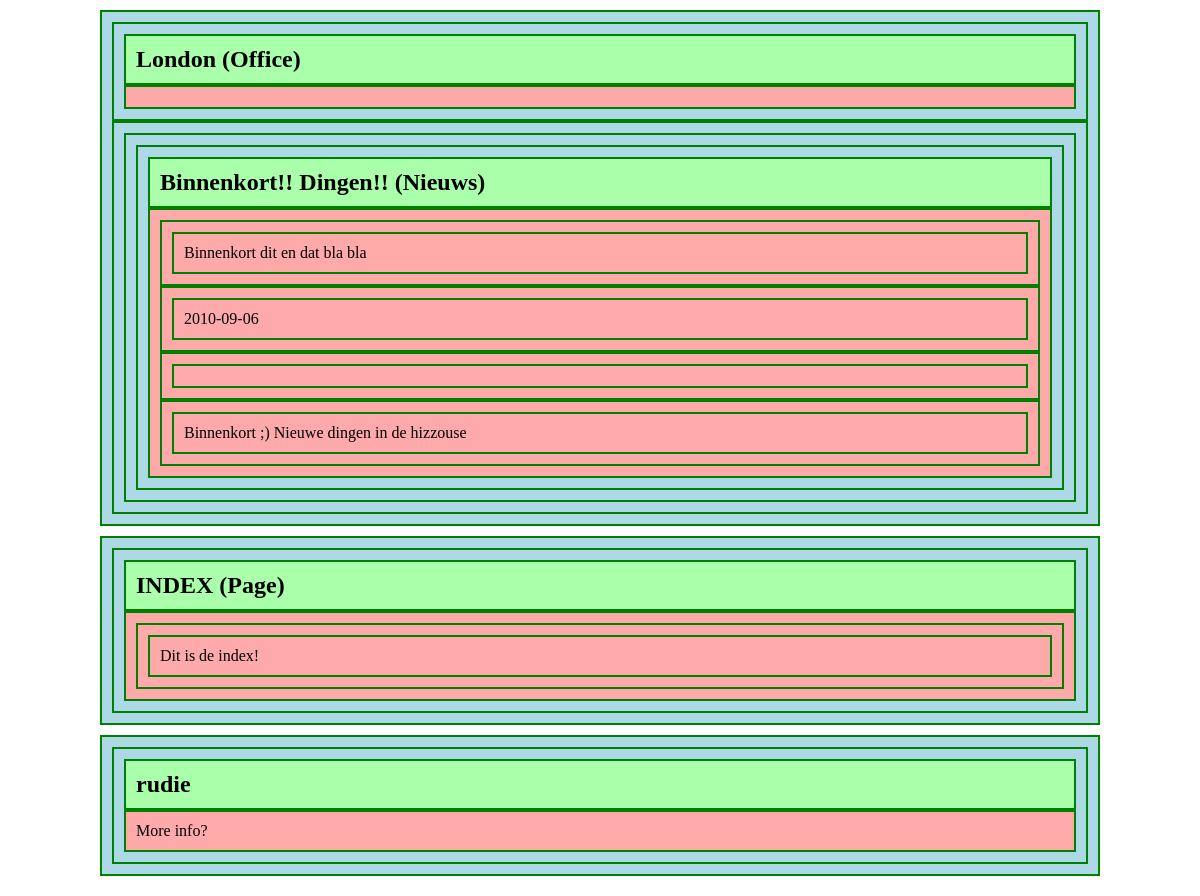
The page / on the database its author committed.
### tables this page shows
CREATE TABLE IF NOT EXISTS `regioned_blocks` (
  `region_id` int(10) unsigned NOT NULL,
  `block_id` int(10) unsigned NOT NULL,
  `o` int(11) NOT NULL DEFAULT '0',
  `condition_type` enum('always','except_on','only_on','if_true') NOT NULL DEFAULT 'always',
  `condition_value` text NOT NULL,
  PRIMARY KEY (`region_id`,`block_id`)
);

CREATE TABLE IF NOT EXISTS `nodes` (
  `id` int(10) unsigned NOT NULL AUTO_INCREMENT,
  `title` varchar(200) NOT NULL,
  `node_type_id` int(10) unsigned NOT NULL,
  `category_id` int(10) unsigned DEFAULT NULL,
  `use_node_template` varchar(60) NOT NULL DEFAULT '',
  `use_page_template` varchar(60) NOT NULL DEFAULT '',
  PRIMARY KEY (`id`),
  KEY `category_id` (`category_id`),
  KEY `node_type_id` (`node_type_id`)
);

CREATE TABLE IF NOT EXISTS `node_types` (
  `id` int(10) unsigned NOT NULL AUTO_INCREMENT,
  `node_type` varchar(40) NOT NULL,
  `node_type_name` varchar(40) NOT NULL,
  PRIMARY KEY (`id`),
  UNIQUE KEY `node_type` (`node_type`)
);

CREATE TABLE IF NOT EXISTS `node_type_fields` (
  `id` int(10) unsigned NOT NULL AUTO_INCREMENT,
  `node_type_id` int(10) unsigned NOT NULL,
  `field_machine_name` varchar(40) NOT NULL,
  `field_title` varchar(60) NOT NULL,
  `field_description` text NOT NULL,
  `field_type` varchar(40) NOT NULL,
  `mandatory` tinyint(1) unsigned NOT NULL DEFAULT '1',
  `input_format` text NOT NULL,
  `o` tinyint(3) unsigned NOT NULL DEFAULT '0',
  PRIMARY KEY (`id`),
  UNIQUE KEY `node_type_id` (`node_type_id`,`field_machine_name`)
);

CREATE TABLE IF NOT EXISTS `users` (
  `id` int(11) NOT NULL AUTO_INCREMENT,
  `username` varchar(60) NOT NULL,
  `created_on` int(11) DEFAULT NULL,
  `created_by` int(11) DEFAULT NULL,
  PRIMARY KEY (`id`)
);

### source/logic/inc.cls.renderable.php (called while the page is built, shortened)
<?php
class Renderable {
	static public function render_with_vars( $tpl, $vars ) {
		extract($vars);
		include($tpl);
	}
}

### public_html/index.php (called while the page is built, shortened)
<?php
require_once('cfg_db.php');
$szUrlPath = reset(explode('?', $_SERVER['REQUEST_URI'], 2));
$url_path = array($szUrlPath);
$routes = $db->select('routes', "active = 1 ORDER BY id DESC");
foreach ( $routes AS $r ) {
	if ( 0 < preg_match($r->from_regexp, $szUrlPath) ) {
		$szUrlPath = $r->to_url_path;
		$url_path[] = $szUrlPath;
		break;
	}
}
if ( ($page = $db->select('url_paths', "from_url_path = '".$db->escape($szUrlPath)."'")) ) {
	$szUrlPath = $page[0]->to_url_path;
	$url_path[] = $szUrlPath;
}
require_once('../source/logic/inc.cls.renderable.php');
require_once('../source/logic/inc.cls.page.php');
require_once('../source/logic/inc.cls.node.php');
require_once('../source/logic/inc.cls.block.php');
require_once('../source/logic/inc.cls.user.php');
require_once('../source/logic/inc.cls.view.php');
require_once('../source/logic/inc.cls.datetime.php');
if ( 0 < preg_match('#^/node/(\d+)/?#', $szUrlPath, $parrMatches) ) {
	$page = node::load((int)$parrMatches[1]);
}
$page->is_page = true;
$page->render_as_page();

### _config/cfg_db.php (called while the page is built)
<?php
require_once(CMS2_MVC3_ROOT.'/source/include/models/db/inc.cls.db_mysqli.php');
$db = new db_mysqli('localhost', 'cms2', 'cms2', 'cms2_default');

### source/include/mvc3/source/include/models/db/inc.cls.db_mysqli.php (called while the page is built, shortened)
<?php
require_once(dirname(__FILE__).'/inc.cls.db_generic.php');
class db_mysqli extends db_generic {
	protected $dbCon = null;
	public function __construct( $f_szHost, $f_szUser = '', $f_szPass = '', $f_szDb = '' ) {
		$this->dbCon = new mysqli($f_szHost, $f_szUser, $f_szPass, $f_szDb);
	}
	public function escape($v) {
		return $this->dbCon->real_escape_string((string)$v);
	}
	public function query( $f_szSqlQuery ) {
		$r = $this->dbCon->query($f_szSqlQuery);
		return $r;
	}
	public function fetch( $f_szSqlQuery, $f_szClass = null ) {
		$r = $this->query($f_szSqlQuery);
		$cb = array($r, 'fetch_object');
		$cl = $f_szClass && class_exists((string)$f_szClass, true) ? array((string)$f_szClass) : array();
		$a = array();
		while ( $l = call_user_func_array($cb, $cl) ) {
			$a[] = $l;
		}
		return $a;
	}
	public function fetch_by_field( $query, $field, $class = null ) {
		$r = $this->query($query);
		$cb = array($r, 'fetch_object');
		$cl = $class && class_exists((string)$class, true) ? array((string)$class) : array();
		$a = array();
		while ( $l = call_user_func_array($cb, $cl) ) {
			$a[$l->$field] = $l;
		}
		return $a;
	}
	public function select_by_field( $tbl, $field, $where = '', $f_szClass = null ) {
		$query = 'SELECT * FROM '.$tbl.( $where ? ' WHERE '.$where : '' ).';';
		return $this->fetch_by_field($query, $field, $f_szClass);
	}
}

### source/include/mvc3/source/include/models/db/inc.cls.db_generic.php (called while the page is built, shortened)
<?php
abstract class DB_Generic {
	public function escapeAndQuote($v) {
		return "'".$this->escape((string)$v)."'";
	}
	public function select($f_szTable, $f_szWhere = '') {
		return $this->fetch('SELECT * FROM '.$f_szTable.( $f_szWhere ? ' WHERE '.$f_szWhere : '' ).';');
	}
}

### source/logic/inc.cls.block.php (called while the page is built, shortened)
<?php
class Block extends Renderable {
	static public function load( $block ) {
		if ( is_object($block) ) {
			return new self($block);
		}
		return false;
	}
	public $block;
	public function __construct( $block ) {
		$this->block = $block;
	}
	public function source() {
		$content = call_user_func(array($this->block->type, 'load'), $this->block->content_source_id);
		return $content;
	}
	public function render() {
		$source = $this->source();
		$source->render_in_block();
	}
	public function available( $url_paths ) {
		switch ( $this->block->condition_type ) {
			case 'always':
				return true;
		}
		return false;
	}
}

### source/logic/inc.cls.node.php (called while the page is built, shortened)
<?php
class Node extends Page {
	static public function load( $id, $object = true ) {
		$node = $GLOBALS['db']->select('node_types t, nodes n', 't.id = n.node_type_id AND n.id = '.$id);
		if ( $node ) {
			return !$object ? $node[0] : new self($node[0]);
		}
		return false;
	}
	static public $__fields;
	static public function fields( $type ) {
		if ( empty(self::$__fields[$type]) ) {
			self::$__fields[$type] = $GLOBALS['db']->select_by_field('node_type_fields', 'field_machine_name', 'node_type_id = '.$type);
		}
		return self::$__fields[$type];
	}
	public function __construct( $data = null ) {
		$this->save_fields();
	}
	public function save_fields() {
		$this->_fields = self::fields($this->node_type_id);
	}
	public function render_in_view() {
		return $this->render_in_page();
	}
	public function render_in_block() {
		return $this->render_in_page();
	}
	public function render_in_page() {
		renderable::render_with_vars( $this->in_page_template(), array('node' => $this) );
	}
	public function __get( $k ) {
		return $this->$k;
	}
}

### source/logic/inc.cls.view.php (called while the page is built, shortened)
<?php
class View extends Page {
	static public function load( $id, $object = true ) {
		$view = $GLOBALS['db']->select('views', 'id = '.$id);
		if ( $view ) {
			return !$object ? $view[0] : new self($view[0]);
		}
		return false;
	}
	public function render_in_page() {
		$results = $GLOBALS['db']->fetch($this->details, $this->result_type);
		renderable::render_with_vars( $this->in_page_template(), array('view' => $this, 'results' => $results) );
	}
	public function render_in_block() {
		return $this->render_in_page();
	}
}

### source/logic/inc.cls.date.php (called while the page is built, shortened)
<?php
class Date extends DateAndTime {
	public function __construct( $date ) {
		if ( $date ) {
			$t = array(0, 0, 0);
			$d = explode('-', $date);
			$this->utc = mktime($t[0], $t[1], $t[2], $d[1], $d[2], $d[0]);
		}
	}
}

### source/logic/inc.cls.datetime.php (called while the page is built, shortened)
<?php
class DateAndTime {
	static public function fast_format( $fmt, $utc = 0 ) {
		return strftime($fmt, $utc ? $utc : time());
	}
	public $default_format = 'Y-m-d H:i:s';
	public $utc = 0;
	public function __tostring() {
		return $this->format($this->default_format);
	}
	public function format( $fmt, $or = '?' ) {
		return $this->isempty() ? $or : self::fast_format($fmt, $this->utc);
	}
	public function isempty() {
		return !$this->utc;
	}
}
require_once(dirname(__FILE__).'/inc.cls.date.php');

### source/logic/inc.cls.user.php (called while the page is built, shortened)
<?php
class User extends Page {
	static public function load( $user ) {
		if ( !is_object($user) ) {
			$user = $GLOBALS['db']->select('users', 'id = '.(int)$user);
			$user = $user[0];
		}
		return new self($user);
	}
	public function render_in_block() {
		return $this->render_in_page();
	}
	public function render_in_page() {
		renderable::render_with_vars( $this->in_page_template(), array('user' => $this) );
	}
}

### templates/default/tpl.node.php (the view)
<div class="<?if($node->is_page):?>node-is-page <?endif?>node-<?=$node->id?> node content-node node-type-<?=$node->node_type?> content-node-<?=$node->node_type?>">
	<div class="title"><h2><?=$node->title?> (<?=$node->node_type_name?>)</h2></div>
	<div class="content">
	<?foreach ( $node->_fields AS $k => $f ):?>
	<div class="field-<?=$k?>">
		<div title="<?=$f->field_title?>" class="field-content"><?=$node->$k?></div>
	</div>
	<?endforeach?>
	</div>
</div>

### templates/default/tpl.page.php (shortened to what this page needs)
<!DOCTYPE html>
<html>
<head>
</head>
<body>
<div id="wrapper">
<div class="region" id="header">
	<?$page->render_region('header')?>
</div>
<div class="region" id="content">
	<?$page->render_in_page()?>
</div>
<div class="region" id="footer">
	<?$page->render_region('footer')?>
</div>
</div>
</body>
</html>

### source/logic/inc.cls.page.php (shortened to what this page needs)
<?php
class Page extends Renderable {
	public function render_region( $region ) {
		global $db;
		$blocks = $db->select('regions r, regioned_blocks rb, blocks b', "r.region_name = ".$db->escapeAndQuote($region)." AND r.id = rb.region_id AND rb.block_id = b.id");
		foreach ( $blocks AS $block ) {
			$block = block::load($block);
			if ( $block->available($GLOBALS['url_path']) ) {
				$block->render();
			}
		}
	}
	public function render_as_page() {
		renderable::render_with_vars( $this->as_page_template(), array('page' => $this) );
	}
	public function as_page_template( $dir = CMS2_TEMPLATE_DIR ) {
		$templates = $this->as_page_templates();
		return $this->find_template($dir, $templates);
	}
	public function as_page_templates() {
		return array('page');
	}
}

### templates/default/tpl.view.php
<div class="view">
<?foreach($results AS $k => $result):?>
<div class="view-item view-item-<?=$k?>">
<?$result->render_in_view()?>
</div>
<?endforeach?>
</div>

### templates/default/tpl.user.php
<div class="node node-user">
	<div class="title"><h2><?=$user->username?></h2></div>
	<div class="content">
		<p>More info?</p>
	</div>
</div>

### templates/default/tpl.page.php (style rules this page uses)
* { margin:0; padding:0; }
body { padding:10px; }
div { -webkit-box-sizing:border-box; padding:10px; border:solid 2px green; }
#wrapper { max-width:1000px; margin:0 auto; border:0; padding:0; }
div.node div.content { background:#faa; }
div.node div.title { background:#afa; }
#wrapper .region { background:lightblue; margin-bottom:10px; }

### rows shown on the page
regioned_blocks: nodes.title "London", node_types.node_type_name "Office"
node_type_fields: title "Binnenkort!! Dingen!!", node_type_name "Nieuws", k "Binnenkort ;) Nieuwe dingen in de hizzouse"
node_type_fields: k "Binnenkort dit en dat bla bla"
node_type_fields: k "2010-09-06"
nodes: title "INDEX", node_type.node_type_name "Page"
node_type_fields: k "Dit is de index!"
regioned_blocks: users.username "rudie"
